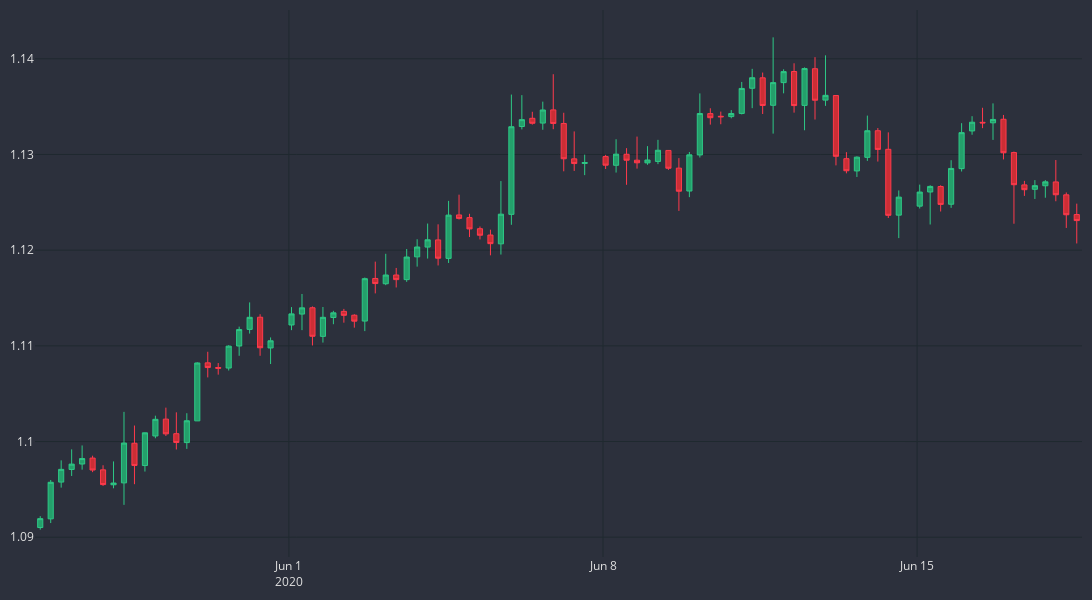

The notebook cell saved with this chart:
### Code cell
# using plotly to graph candlestick charts
fig = go.Figure()
fig.add_trace(go.Candlestick(
    x=df_plot.time,
    open=df_plot.mid_o,
    high=df_plot.mid_h,
    low=df_plot.mid_l,
    close=df_plot.mid_c,
    line=dict(width=1), opacity=1,
    increasing_fillcolor='#24a06b',
    decreasing_fillcolor='#cc2e35',
    increasing_line_color='#2ec886',
    decreasing_line_color='#ff3a4c'
    
))
# changing colors of the grid lines and removing bottom slider
fig.update_xaxes(
    gridcolor="#1f292f",
    rangeslider=dict(visible=False)
)

fig.update_yaxes(
    gridcolor="#1f292f"    
)
# updating the layout of the plot
fig.update_layout(
    width=1680,
    height=600,
    margin=dict(l=10, r=10, b=10, t=10),
    paper_bgcolor="#2c303c",
    plot_bgcolor="#2c303c",
    font=dict(size=12, color="#e1e1e1")
)
    

fig.show()
